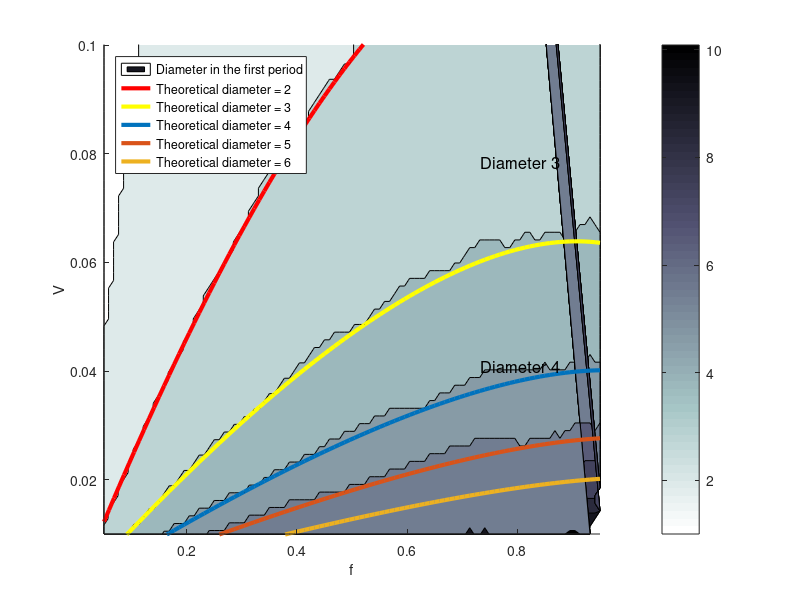

Here is the MATLAB script that generated this plot: (Note: this script raises an error after producing the figure.)
load('results_fig5-6.mat')
gg=grid_fine;
R=linspace(0.1,0.9,grid_fine);
for i=1:gg
    diam2(i)=(32*f(i)-36*f(i)^2+9*f(i)^3)/(9*f(i)^2)-(4/9)*((-(-64*f(i)^2+144*f(i)^3-108*f(i)^4+27*f(i)^5)/(f(i)^4)))^(1/2);
    diam3(i)=(1/36)*((f(i)*(-5+3*f(i))*(-4+3*f(i)))/(-1+f(i))^2-2*(-(f(i)^2*(-4+3*f(i))^3)/(-1+f(i))^4)^(1/2));
    diam4(i)=(f(i)*(-4+3*f(i))*(-40+27*f(i)))/(32-27*f(i))^2-12*(-(f(i)^2*(-4+3*f(i))^3)/(-32+27*f(i))^4)^(1/2);
    diam5(i)=(1/36)*(-4*(-((f(i)^2*(-4+3*f(i))^3/(-5+4*f(i))^4)))^(1/2)+(f(i)*(68+9*f(i)*(-11+4*f(i))))/(5-4*f(i))^2);
    diam6(i)=-(20/9)*(-(f(i)^2*(-4+3*f(i))^3)/(-32+25*f(i))^4)^(1/2)+((f(i)*(-4+3*f(i))*(-104+75*f(i)))/(96-75*f(i))^2);
    diam2a(i)=(4/9)*((-8*(-(f(i)^2*(-4+3*f(i))^3)/(4+f(i))^4)^(1/2))+((f(i)*(80+9*(-8+f(i))*f(i)))/(4+f(i))^2));
end
figure
hold on
hold on
xlim([0.05,0.95]); % Auto-scale the x-axis
ylim([0.01,0.1]); % Auto-scale the y-axis
contourf(f,V,W')
colormap(flipud(bone))
colorbar

ylabel('V')
xlabel('f')

plot(f,diam2,'r','LineWidth',3)
plot(f,diam3,'y','LineWidth',3)
plot(f,diam4,'LineWidth',3)
plot(f,diam5,'LineWidth',3)
plot(f,diam6,'LineWidth',3)
annotation('textbox', [0.6, 0.72, 0.17, 0.07], 'String', 'Diameter 3', ...
    'EdgeColor', 'none', 'BackgroundColor', 'none', 'FontSize', 12);
annotation('textbox', [0.6, 0.38, 0.17, 0.07], 'String', 'Diameter 4', ...
    'EdgeColor', 'none', 'BackgroundColor', 'none', 'FontSize', 12);
lgd=legend('Diameter in the first period','Theoretical diameter = 2','Theoretical diameter = 3','Theoretical diameter = 4','Theoretical diameter = 5','Theoretical diameter = 6', 'Location', 'northwest');
lgd.Title.String = 'Legend';
lgd.Title.FontSize = 18;
hold off

%export: 16 to 9 inches, font 16